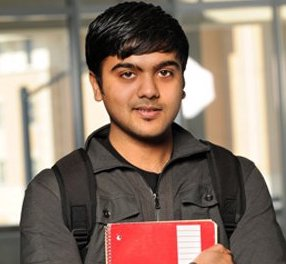
#> input picture day5/sample.jpg, 286 x 264 px
$ python micro_project_start.py
#> lines starting #> are read from the running program, lines starting #| are printed output that depends on the picture
# import the image package
from PIL import Image
# load image
im = Image.open('sample.jpg')
#> im is the input picture: PIL image 286x264 RGB; mean R, G, B 142.8, 122.2, 108.9
print(im.format)
#| JPEG
print(im.size)
#| (286, 264)
# turn to grayscale
im = im.convert("L")
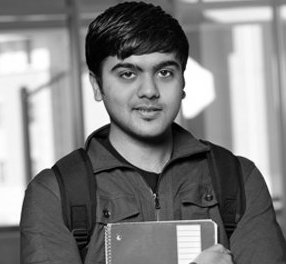
#> im: PIL image 286x264 L; min 0, max 255, mean 126.8

# rotate image
im = im.rotate(180)
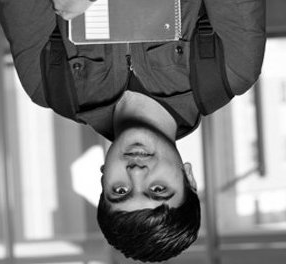
#> im: PIL image 286x264 L; min 0, max 255, mean 126.8
# open in window
im.show()

# save it to computer
im.save("new.jpg")

# write a python prograam to convert a HD image(>1000px) to
# low resolution of 100px
